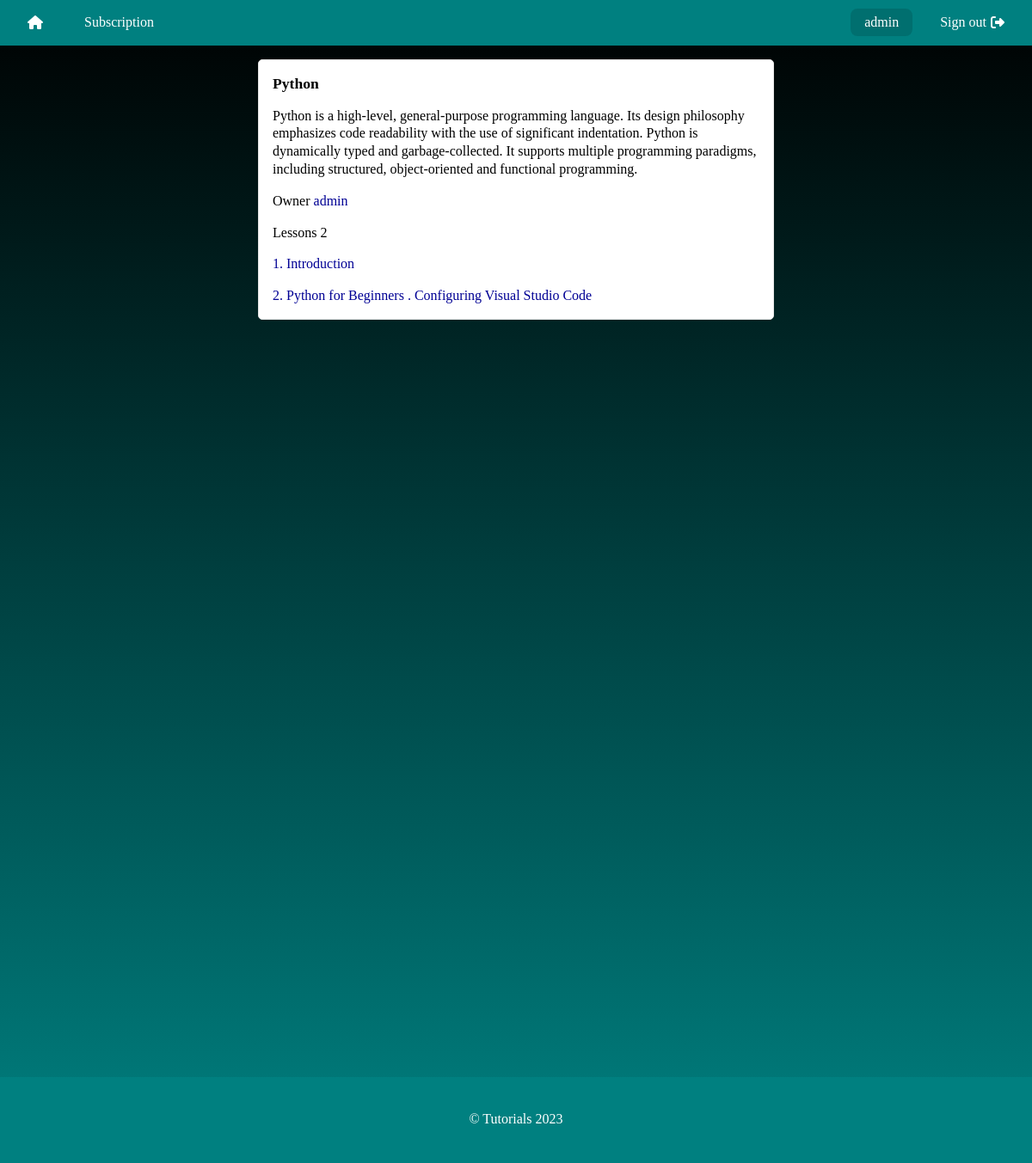
The page /product/1 (signed in) on the database its author committed.
### products/models.py (models this page shows, shortened)
class Product(models.Model):
    owner = models.ForeignKey(User, on_delete=models.CASCADE)
    title = models.CharField(max_length=255)
    created_at = models.DateTimeField(auto_now_add=True)
    updated_at = models.DateTimeField(auto_now=True)
    description = models.TextField(null=True, blank=True, max_length=5000)

class Lesson(models.Model):
    title = models.CharField(max_length=255)
    user = models.ForeignKey(User, on_delete=models.CASCADE)
    video_url = models.URLField()
    products = models.ManyToManyField(Product, related_name='lessons')
    duration = models.PositiveIntegerField(default=0)
    created_at = models.DateTimeField(auto_now_add=True)
    updated_at = models.DateTimeField(auto_now=True)
    description = models.TextField(null=True, blank=True, max_length=5000)

### products/views.py (the view)
# urls.py: path("product/<int:pk>", product_details, name='product-details'),
def product_details(request, pk:int):
    try:
        product = Product.objects.get(id=int(pk))
    except Product.DoesNotExist:
        return render(request, 'not-found.html')
    user = request.user
    has_access = ProductAccess.objects.filter(user=user, product=product).first()
    if product.owner == user or has_access is not None:
        context = {
            'product': product
        }
        return render(request, 'products/product-details.html', context)
    return render(request, 'not-authorized.html')

### templates/products/product-details.html
{% extends "base.html" %}
{% block body %}
    <div class="product-details-page">
       <div class="product">
            <div class="title">{{ product.title }}</div>
            <div class="description">{{ product.description }}</div>
            <div class="owner">
                <span>Owner</span>
                <a href="{% url 'accounts:profile' product.owner.username %}">{{ product.owner.username }}</a>
            </div>
            <div class="owner">Lessons {{ product.lessons.count }}</div>
            <div class="lessons_list">
                {% for lesson in product.lessons.all %}
                    <a href="{% url "products:lesson-details" product.id lesson.id %}">{{ forloop.counter }}. {{ lesson.title }}</a>
                {% endfor %}
            </div>
       </div>
    </div>
{% endblock body %}

### templates/layouts/header.html
<header id="headerWrapper">
    <nav>
        <div class="group">
            <a href="{% url 'products:home' %}">
                <span class="fa-solid fa-home"></span>
            </a>
            <a href="{% url 'products:accessed-products' %}">Subscription</a>
        </div>
        <div class="group">
            {% if request.user.is_authenticated %}
                <a href="{% url 'accounts:profile' request.user.username %}" id="username">
                    <span>{{ request.user.username }}</span>
                </a>
                <a href="{% url 'accounts:logout' %}">
                    <span>Sign out</span>
                    <i class="fa-solid fa-right-from-bracket"></i>
                </a>
            {% else %}
                <a href="{% url 'accounts:login' %}">
                    <span>Sign in</span>
                    <i class="fa-solid fa-right-to-bracket"></i>
                </a>
            {% endif %}
        </div>
    </nav>
</header>

### static/css/main.css (style rules this page uses)
*, *::after, *::before { margin: 0; padding: 0; font-family: inherit; background: transparent; box-sizing: border-box; scroll-behavior: smooth; scrollbar-color: var(--main-color) transparent; text-decoration: none; color: inherit; }
a { color: var(--dark-blue); }
html { background: linear-gradient(to top, var(--main-color), var(--black)); background-attachment: fixed; line-height: 1.3; }
html { --main-color: rgb(0, 128, 128); --main-color2: rgb(0, 111, 111); --base-white: #fff; --white: #fff; --border-color: rgb(229, 229, 229); --dark-blue: rgb(0, 0, 148); --black: rgb(0, 0, 0); --silver: rgb(192, 192, 192); }
header[id=headerWrapper] { position: fixed; width: 100%; height: 3.3rem; top: 0; left: 0; }
header[id=headerWrapper] nav { background: var(--main-color); display: flex; justify-content: space-between; gap: 1rem; align-items: center; width: 100%; padding: 0 1rem; height: 100%; }
header[id=headerWrapper] nav .group { height: 100%; display: flex; justify-content: center; align-items: center; gap: 1rem; }
header[id=headerWrapper] nav .group a { padding: 2px 1rem; display: flex; justify-content: center; align-items: center; color: var(--white); gap: 5px; border-radius: 8px; height: 2rem; }
header[id=headerWrapper] nav .group a#username { background: var(--main-color2); }
header[id=headerWrapper] nav .group svg, header[id=headerWrapper] nav .group span { color: var(--base-white); }
.product-details-page, .lesson-details-page { display: flex; justify-content: center; }
.product-details-page .product, .product-details-page .lesson, .lesson-details-page .product, .lesson-details-page .lesson { width: 100%; max-width: 600px; display: flex; flex-direction: column; gap: 1rem; border: 1px solid var(--border-color); background: var(--white); border-radius: 5px; padding: 1rem; }
.product-details-page .product .lessons_list, .product-details-page .lesson .lessons_list, .lesson-details-page .product .lessons_list, .lesson-details-page .lesson .lessons_list { display: flex; flex-direction: column; gap: 1rem; }
.product-details-page .product .title, .product-details-page .lesson .title, .lesson-details-page .product .title, .lesson-details-page .lesson .title { font-size: 1.1rem; font-weight: 900; }

### rows shown on the page
Product: title "Python", description "Python is a high-level, general-purpose programming language. Its design philosophy emphasizes code readability with the use of significant indentation. Python is dynamically typed and garbage-collected. It supports multiple programming paradigms, including structured, object-oriented and functional programming.", owner.username "admin", lessons.count "2"
Lesson: title "Introduction"
Lesson: title "Python for Beginners . Configuring Visual Studio Code"

### other values the page prints
{{ request.user.username }} "admin"
